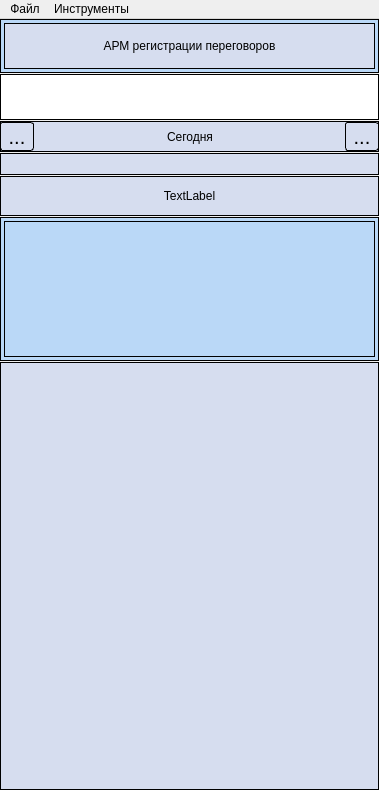
<?xml version="1.0" encoding="UTF-8"?>
<ui version="4.0">
 <class>SaveSoundMainWindow</class>
 <widget class="QMainWindow" name="SaveSoundMainWindow">
  <property name="geometry">
   <rect>
    <x>0</x>
    <y>0</y>
    <width>379</width>
    <height>790</height>
   </rect>
  </property>
  <property name="sizePolicy">
   <sizepolicy hsizetype="MinimumExpanding" vsizetype="MinimumExpanding">
    <horstretch>0</horstretch>
    <verstretch>0</verstretch>
   </sizepolicy>
  </property>
  <property name="windowTitle">
   <string>Радио по локальной сети</string>
  </property>
  <property name="styleSheet">
   <string notr="true"/>
  </property>
  <widget class="QWidget" name="centralWidget">
   <property name="styleSheet">
    <string notr="true"/>
   </property>
   <layout class="QVBoxLayout" name="verticalLayout_2">
    <property name="spacing">
     <number>1</number>
    </property>
    <property name="leftMargin">
     <number>0</number>
    </property>
    <property name="topMargin">
     <number>0</number>
    </property>
    <property name="rightMargin">
     <number>0</number>
    </property>
    <property name="bottomMargin">
     <number>0</number>
    </property>
    <item>
     <widget class="QWidget" name="verticalWidget" native="true">
      <property name="styleSheet">
       <string notr="true">QWidget#verticalWidget {
border-color: rgb(0, 0, 0);
border: 1px solid;
}
QWidget {
background-color: rgb(186, 216, 247);
}

</string>
      </property>
      <layout class="QVBoxLayout" name="verticalLayout">
       <property name="leftMargin">
        <number>4</number>
       </property>
       <property name="topMargin">
        <number>4</number>
       </property>
       <property name="rightMargin">
        <number>4</number>
       </property>
       <property name="bottomMargin">
        <number>4</number>
       </property>
       <item>
        <widget class="QLabel" name="label">
         <property name="minimumSize">
          <size>
           <width>0</width>
           <height>46</height>
          </size>
         </property>
         <property name="styleSheet">
          <string notr="true">background-color: rgb(214, 221, 239);
font: italic 14pt &quot;Arial&quot;;
border-color: rgb(0, 0, 0);
border: 1px solid;
</string>
         </property>
         <property name="text">
          <string>&lt;html&gt;&lt;head/&gt;&lt;body&gt;&lt;p&gt;АРМ регистрации переговоров&lt;/p&gt;&lt;/body&gt;&lt;/html&gt;</string>
         </property>
         <property name="alignment">
          <set>Qt::AlignCenter</set>
         </property>
        </widget>
       </item>
      </layout>
     </widget>
    </item>
    <item>
     <layout class="QHBoxLayout" name="horizontalLayout_4">
      <property name="spacing">
       <number>0</number>
      </property>
      <item>
       <widget class="QLabel" name="labelForCurrnetTime">
        <property name="minimumSize">
         <size>
          <width>0</width>
          <height>46</height>
         </size>
        </property>
        <property name="styleSheet">
         <string notr="true">background-color: rgb(255, 255, 255);
font: italic 14pt &quot;Arial&quot;;
border-color: rgb(0, 0, 0);
border-left: 1px solid;
border-top: 1px solid;
border-bottom: 1px solid;</string>
        </property>
        <property name="text">
         <string/>
        </property>
        <property name="alignment">
         <set>Qt::AlignLeading|Qt::AlignLeft|Qt::AlignVCenter</set>
        </property>
       </widget>
      </item>
      <item>
       <widget class="QLabel" name="labelForCurrnetDate">
        <property name="minimumSize">
         <size>
          <width>0</width>
          <height>46</height>
         </size>
        </property>
        <property name="styleSheet">
         <string notr="true">background-color: rgb(255, 255, 255);
font: italic 14pt &quot;Arial&quot;;
border-color: rgb(0, 0, 0);
border-right: 1px solid;
border-top: 1px solid;
border-bottom: 1px solid;</string>
        </property>
        <property name="text">
         <string/>
        </property>
        <property name="alignment">
         <set>Qt::AlignRight|Qt::AlignTrailing|Qt::AlignVCenter</set>
        </property>
       </widget>
      </item>
     </layout>
    </item>
    <item>
     <widget class="QWidget" name="dateWidget" native="true">
      <property name="styleSheet">
       <string notr="true">QWidget#dateWidget {
border-color: rgb(0, 0, 0);
border: 1px solid;
}
QWidget {
background-color: rgb(214, 221, 239);
font: 100 10pt  &quot;Arial&quot;;
}

QToolButton {
background-color: rgb(0, 0, 0, 0);
border-radius: 3px;
font-size: 20px;
border-color: rgb(0, 0, 0);
border: 1px solid;
}</string>
      </property>
      <layout class="QHBoxLayout" name="horizontalLayout">
       <property name="leftMargin">
        <number>0</number>
       </property>
       <property name="topMargin">
        <number>1</number>
       </property>
       <property name="rightMargin">
        <number>0</number>
       </property>
       <property name="bottomMargin">
        <number>1</number>
       </property>
       <item>
        <widget class="QToolButton" name="toolButtonPrevDay">
         <property name="styleSheet">
          <string notr="true"/>
         </property>
         <property name="text">
          <string>...</string>
         </property>
         <property name="icon">
          <iconset resource="resources.qrc">
           <normaloff>:/resources/arrow_left.png</normaloff>:/resources/arrow_left.png</iconset>
         </property>
         <property name="iconSize">
          <size>
           <width>24</width>
           <height>24</height>
          </size>
         </property>
        </widget>
       </item>
       <item>
        <spacer name="horizontalSpacer">
         <property name="orientation">
          <enum>Qt::Horizontal</enum>
         </property>
         <property name="sizeHint" stdset="0">
          <size>
           <width>40</width>
           <height>20</height>
          </size>
         </property>
        </spacer>
       </item>
       <item>
        <widget class="QLabel" name="labelTodayButton">
         <property name="styleSheet">
          <string notr="true">font: 100 10pt &quot;Arial&quot;;</string>
         </property>
         <property name="text">
          <string>Сегодня</string>
         </property>
        </widget>
       </item>
       <item>
        <spacer name="horizontalSpacer_2">
         <property name="orientation">
          <enum>Qt::Horizontal</enum>
         </property>
         <property name="sizeHint" stdset="0">
          <size>
           <width>40</width>
           <height>20</height>
          </size>
         </property>
        </spacer>
       </item>
       <item>
        <widget class="QToolButton" name="toolButtonNextDay">
         <property name="text">
          <string>...</string>
         </property>
         <property name="icon">
          <iconset resource="resources.qrc">
           <normaloff>:/resources/arrow_right.png</normaloff>:/resources/arrow_right.png</iconset>
         </property>
         <property name="iconSize">
          <size>
           <width>24</width>
           <height>24</height>
          </size>
         </property>
        </widget>
       </item>
      </layout>
     </widget>
    </item>
    <item>
     <widget class="QWidget" name="calendarWidget" native="true">
      <property name="styleSheet">
       <string notr="true">QWidget#calendarWidget {
border-color: rgb(0, 0, 0);
border: 1px solid;
}
QWidget {
background-color: rgb(214, 221, 239);
}

</string>
      </property>
      <layout class="QHBoxLayout" name="horizontalLayout_3">
       <property name="leftMargin">
        <number>0</number>
       </property>
       <property name="topMargin">
        <number>1</number>
       </property>
       <property name="rightMargin">
        <number>0</number>
       </property>
       <property name="bottomMargin">
        <number>1</number>
       </property>
       <item>
        <spacer name="horizontalSpacer_3">
         <property name="orientation">
          <enum>Qt::Horizontal</enum>
         </property>
         <property name="sizeHint" stdset="0">
          <size>
           <width>40</width>
           <height>20</height>
          </size>
         </property>
        </spacer>
       </item>
       <item>
        <widget class="QLabel" name="labelCalendarButton">
         <property name="text">
          <string/>
         </property>
         <property name="pixmap">
          <pixmap resource="resources.qrc">:/resources/calendar.png</pixmap>
         </property>
        </widget>
       </item>
       <item>
        <spacer name="horizontalSpacer_4">
         <property name="orientation">
          <enum>Qt::Horizontal</enum>
         </property>
         <property name="sizeHint" stdset="0">
          <size>
           <width>40</width>
           <height>20</height>
          </size>
         </property>
        </spacer>
       </item>
      </layout>
     </widget>
    </item>
    <item>
     <widget class="QLabel" name="labelDateForHistory">
      <property name="minimumSize">
       <size>
        <width>0</width>
        <height>40</height>
       </size>
      </property>
      <property name="styleSheet">
       <string notr="true">background-color: rgb(214, 221, 239);
font: 14pt &quot;Arial&quot;;
border-color: rgb(0, 0, 0);
border: 1px solid;
</string>
      </property>
      <property name="text">
       <string>TextLabel</string>
      </property>
      <property name="alignment">
       <set>Qt::AlignCenter</set>
      </property>
     </widget>
    </item>
    <item>
     <widget class="QWidget" name="verticalWidget_2" native="true">
      <property name="styleSheet">
       <string notr="true">QWidget#verticalWidget_2 {
border-color: rgb(0, 0, 0);
border: 1px solid;
}
QWidget {
background-color: rgb(186, 216, 247);
}
</string>
      </property>
      <layout class="QVBoxLayout" name="verticalLayout_4">
       <property name="leftMargin">
        <number>4</number>
       </property>
       <property name="topMargin">
        <number>4</number>
       </property>
       <property name="rightMargin">
        <number>4</number>
       </property>
       <property name="bottomMargin">
        <number>4</number>
       </property>
       <item>
        <widget class="AduioVisualizerWidget" name="widget" native="true">
         <property name="minimumSize">
          <size>
           <width>0</width>
           <height>136</height>
          </size>
         </property>
         <property name="styleSheet">
          <string notr="true">border-color: rgb(0, 0, 0);
border: 1px solid;</string>
         </property>
        </widget>
       </item>
      </layout>
     </widget>
    </item>
    <item>
     <widget class="QTreeView" name="treeView">
      <property name="styleSheet">
       <string notr="true">background-color: rgb(214, 221, 239);
border-color: rgb(0, 0, 0);
border: 1px solid;</string>
      </property>
      <property name="alternatingRowColors">
       <bool>true</bool>
      </property>
     </widget>
    </item>
   </layout>
   <zorder></zorder>
  </widget>
  <widget class="QMenuBar" name="menuBar">
   <property name="geometry">
    <rect>
     <x>0</x>
     <y>0</y>
     <width>379</width>
     <height>21</height>
    </rect>
   </property>
   <widget class="QMenu" name="menu">
    <property name="title">
     <string>Файл</string>
    </property>
    <addaction name="actionExit"/>
   </widget>
   <widget class="QMenu" name="menu_2">
    <property name="title">
     <string>Инструменты</string>
    </property>
    <addaction name="actionSettings"/>
   </widget>
   <addaction name="menu"/>
   <addaction name="menu_2"/>
  </widget>
  <action name="actionExit">
   <property name="text">
    <string>Выход</string>
   </property>
  </action>
  <action name="actionSettings">
   <property name="text">
    <string>Настройки</string>
   </property>
  </action>
 </widget>
 <layoutdefault spacing="6" margin="11"/>
 <customwidgets>
  <customwidget>
   <class>AduioVisualizerWidget</class>
   <extends>QWidget</extends>
   <header>aduiovisualizerwidget.h</header>
   <container>1</container>
  </customwidget>
 </customwidgets>
 <resources>
  <include location="resources.qrc"/>
 </resources>
 <connections/>
</ui>
